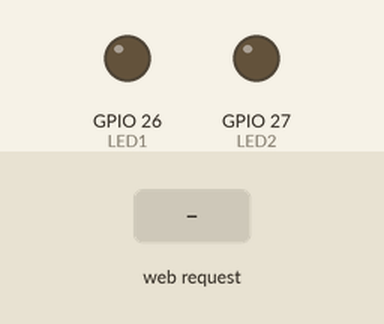
Simulated run of this program. Board: ESP32. Parts: output pins drawn as LEDs (lit = HIGH). Inputs (shaded band) come from the test bench. WiFi joins after 1.5 s; servers stay silent unless stated; what the program prints to the serial monitor is not drawn.

Above: at 2.7 s.
2.8 s: HTTP request GET /1/on received
At 3.5 s:
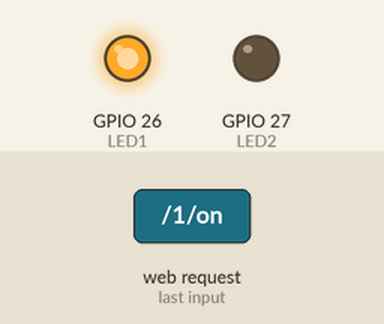
4.3 s: HTTP request GET /2/on received
At 4.6 s:
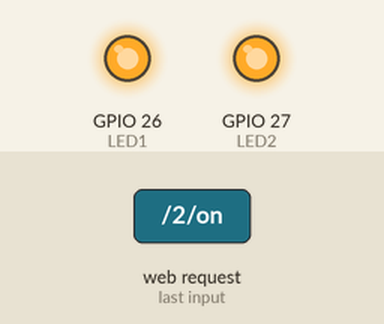
5.8 s: HTTP request GET /1/off received
At 7.0 s:
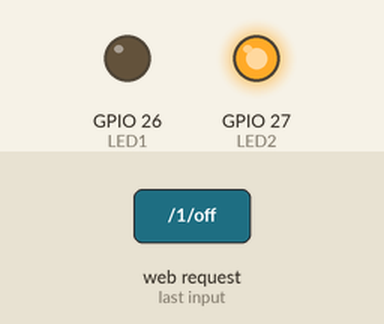
7.3 s: HTTP request GET /2/off received
At 8.1 s:
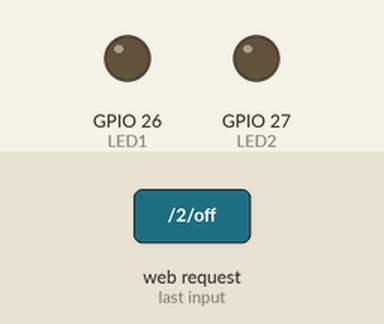
Timing chart, 0 to 9.8 s (numbered marks = the images above; inputs shaded):
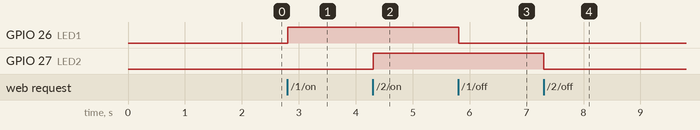

The program:

main.cpp
```cpp
//Created Mar 2022
#include <Arduino.h>
#include <WiFi.h>

const char* ssid     = "zq";
const char* password = "12345098765";

WiFiServer server(80);
String header;
String LED1State = "off";
String LED2State = "off";

const int LED1 = 26;
const int LED2 = 27;

unsigned long currentTime = millis();
unsigned long previousTime = 0;
const long timeoutTime = 2000;

void setup() {
  Serial.begin(115200);
  pinMode(LED1, OUTPUT);
  pinMode(LED2, OUTPUT);
  digitalWrite(LED1, LOW);
  digitalWrite(LED2, LOW);

  // Connect to Wi-Fi network with SSID and password
  Serial.print("Connecting to ");
  Serial.println(ssid);
  WiFi.begin(ssid, password);
  while (WiFi.status() != WL_CONNECTED) {
    delay(500);
    Serial.print(".");
  }
  // Print local IP address and start web server
  Serial.println("");
  Serial.println("WiFi connected.");
  Serial.println("IP address: ");
  Serial.println(WiFi.localIP());
  server.begin();
}

void loop(){
  WiFiClient client = server.available();

  if (client) {
    Serial.println("New Client.");
    String currentLine = "";
    currentTime = millis();
    previousTime = currentTime;
    while (client.connected() && currentTime - previousTime <= timeoutTime) {
      currentTime = millis();
      if (client.available()) {
        char c = client.read();
        Serial.write(c);
        header += c;
        if (c == '\n') {
          if (currentLine.length() == 0) {
            client.println("HTTP/1.1 200 OK");
            client.println("Content-type:text/html");
            client.println("Connection: close");
            client.println();

            if (header.indexOf("GET /1/on") >= 0) {
              Serial.println("LED 1 on");
              LED1State = "on";
              digitalWrite(LED1, HIGH);
            } else if (header.indexOf("GET /1/off") >= 0) {
              Serial.println("LED 1 off");
              LED1State = "off";
              digitalWrite(LED1, LOW);
            } else if (header.indexOf("GET /2/on") >= 0) {
              Serial.println("LED 2 on");
              LED2State = "on";
              digitalWrite(LED2, HIGH);
            } else if (header.indexOf("GET /2/off") >= 0) {
              Serial.println("LED 2 off");
              LED2State = "off";
              digitalWrite(LED2, LOW);
            }

            client.println("<!DOCTYPE html>");
            client.println("<html>");
            client.println("<head>");
            client.println("    <meta name=\"viewport\" content=\"width=device-width, initial-scale=1\">");
            client.println("<link rel=\"icon\" href=\"data:,\">");

            client.println("<style>");
            client.println("html { ");
            client.println("    font-family: Helvetica; ");
            client.println("    display: inline-block; ");
            client.println("   margin: 0px ");
            client.println("    auto; text-align:");
            client.println("    center;}");
            client.println(".button { ");
            client.println("    background-color: #22ff00;");
            client.println("    border: none; ");
            client.println("    color: white; ");
            client.println("    padding: 16px 40px;");
            client.println("    text-decoration: none;");
            client.println("    font-size: 30px; ");
            client.println("    margin: 2px; ");
            client.println("    cursor: pointer;");
            client.println("}");
            client.println(".button2 {");
            client.println("    background-color: #ff0000;");
            client.println("    }");
            client.println("</style>");
            client.println("</head>");

            client.println("<body><h1>Controll LED on ESP32 via Web Server (port 80)</h1>");
            client.println("<table align='center'>");
            client.println("    <th>LED 1</th>");
            client.println("    <th>LED 2</th>");
            client.println("    <tr>");
            // Button LED 1
            if (LED1State=="off") {
              client.println("<td><a href=\"/1/on\"><button class=\"button\">ON</button></a></td>");
            } else {
              client.println("<td><a href=\"/1/off\"><button class=\"button button2\">OFF</button></a></td>");
            }
            // Button LED 2
            if (LED2State=="off") {
              client.println("<td><a href=\"/2/on\"><button class=\"button\">ON</button></a></td>");
            } else {
              client.println("<td><a href=\"/2/off\"><button class=\"button button2\">OFF</button></a></td>");
            }

            client.println("    </tr>");
            client.println("</table>");
            client.println("</body></html>");
            break;
          } else {
            currentLine = "";
          }
        } else if (c != '\r') {
          currentLine += c;
        }
      }
    }
    header = "";
    client.stop();
    Serial.println("Client disconnected.");
    Serial.println("");
  }
}
```

Measured:
- after the input at 2.8 s, GPIO 26 (LED1): LOW → HIGH at once
- after the input at 4.3 s, GPIO 27 (LED2): LOW → HIGH at once
- after the input at 5.8 s, GPIO 26 (LED1): HIGH → LOW at once
- after the input at 7.3 s, GPIO 27 (LED2): HIGH → LOW at once
